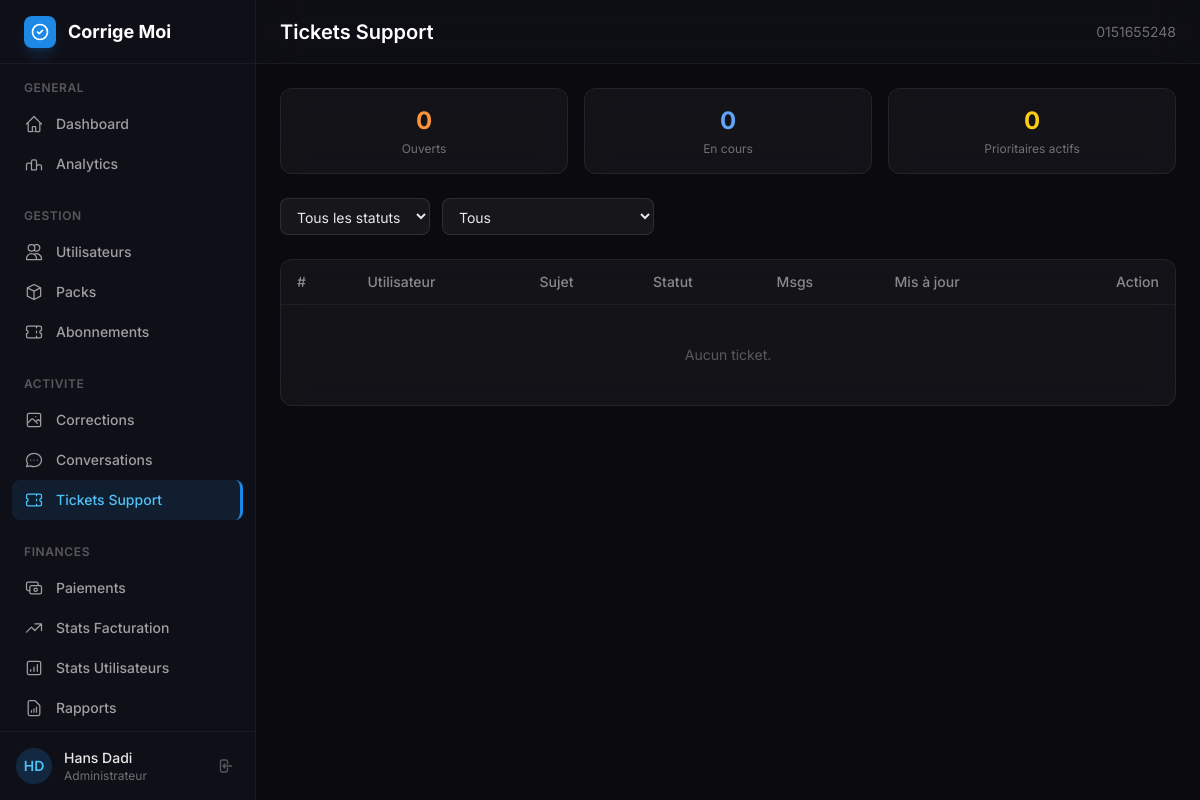
Before: /custom-admin/support/ (signed in) with the older database file.
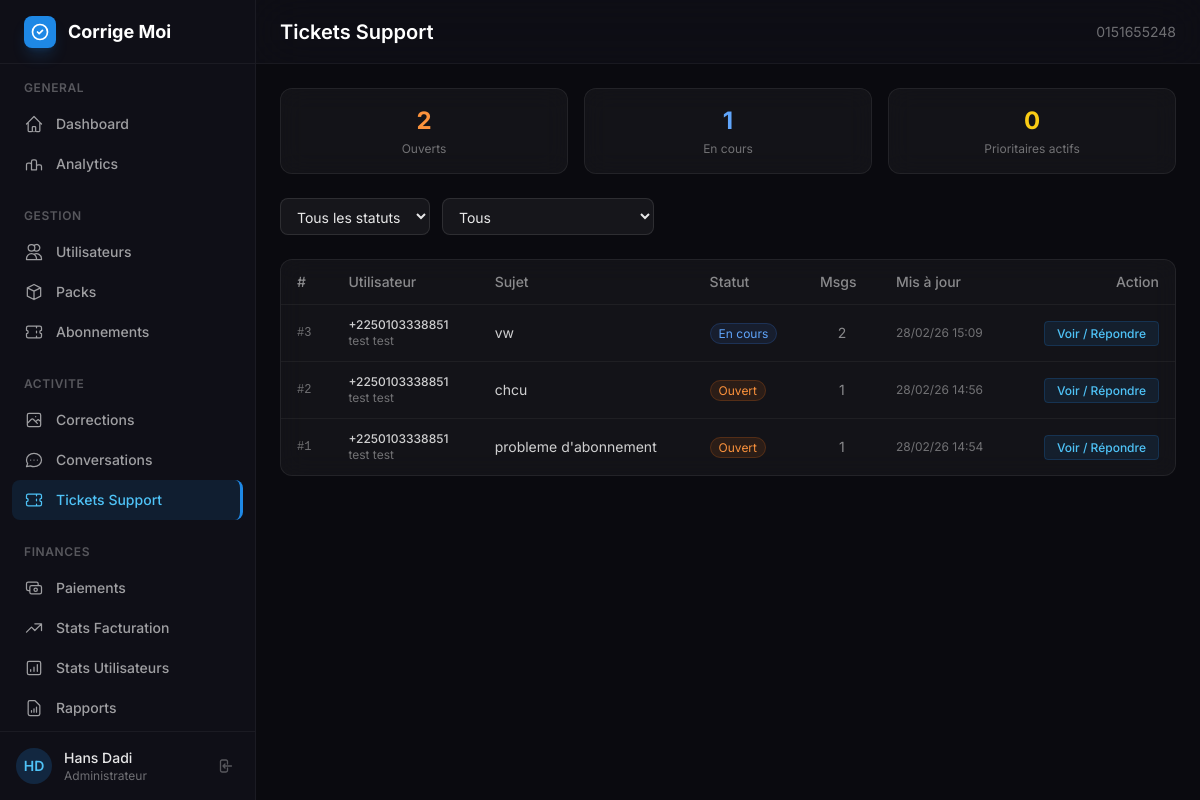
After: the same page with the newer database file.
### treatment/models.py (models this page shows, shortened)
class SupportTicket(models.Model):
    STATUS_CHOICES = [
        ('open', 'Ouvert'),
        ('in_progress', 'En cours'),
        ('closed', 'Fermé'),
    ]
    user = models.ForeignKey(
        CustomUser, on_delete=models.CASCADE, related_name='support_tickets'
    )
    subject = models.CharField(max_length=200)
    status = models.CharField(max_length=20, choices=STATUS_CHOICES, default='open')
    is_priority = models.BooleanField(default=False)
    created_at = models.DateTimeField(auto_now_add=True)
    updated_at = models.DateTimeField(auto_now=True)
    class Meta:
        ordering = ['-is_priority', '-updated_at']
        verbose_name = "Ticket support"
        verbose_name_plural = "Tickets support"
    @property
    def message_count(self):
        return self.messages.count()

### authentification/models.py (models this page shows, shortened)
class CustomUser(AbstractBaseUser, PermissionsMixin):
    ROLE_CHOICES = [('student', 'Élève'), ('teacher', 'Enseignant')]
    phone_number = models.CharField(
        max_length=15,
        unique=True,
        error_messages={
            'unique': _("Un utilisateur avec ce numéro de téléphone existe déjà.")
        }
    )
    email = models.EmailField(blank=True, null=True)
    first_name = models.CharField(max_length=50)
    last_name = models.CharField(max_length=50)
    is_active = models.BooleanField(default=True)
    is_staff = models.BooleanField(default=False)
    is_verified = models.BooleanField(default=False)
    role = models.CharField(max_length=10, choices=ROLE_CHOICES, default='student')
    country = models.CharField(max_length=100, blank=True, null=True)
    school_level = models.CharField(max_length=100, blank=True, null=True)
    institution = models.CharField(max_length=200, blank=True, null=True)
    age = models.PositiveIntegerField(blank=True, null=True)
    date_joined = models.DateTimeField(default=timezone.now)
    USERNAME_FIELD = 'phone_number'
    REQUIRED_FIELDS = ['first_name', 'last_name']
    objects = CustomUserManager()

### custom_admin/views.py (the view)
# urls.py: path('support/', views.admin_support_tickets, name='support_tickets'),
@staff_required
def admin_support_tickets(request):
    tickets = SupportTicket.objects.select_related('user').prefetch_related('messages')
    status_filter = request.GET.get('status', '')
    priority_filter = request.GET.get('priority', '')
    if status_filter:
        tickets = tickets.filter(status=status_filter)
    if priority_filter == '1':
        tickets = tickets.filter(is_priority=True)
    open_count = SupportTicket.objects.filter(status='open').count()
    inprogress_count = SupportTicket.objects.filter(status='in_progress').count()
    priority_count = SupportTicket.objects.filter(is_priority=True).exclude(status='closed').count()
    paginator = Paginator(tickets, 20)
    page_obj = paginator.get_page(request.GET.get('page'))
    return render(request, 'custom_admin/admin/support_tickets.html', {
        'page_obj': page_obj,
        'status_filter': status_filter,
        'priority_filter': priority_filter,
        'open_count': open_count,
        'inprogress_count': inprogress_count,
        'priority_count': priority_count,
    })

### custom_admin/views.py (called while the page is built)
def staff_required(view_func):
    @wraps(view_func)
    def wrapper(request, *args, **kwargs):
        if not request.user.is_authenticated:
            from django.shortcuts import redirect
            return redirect(f'/custom-admin/login/?next={request.path}')
        if not request.user.is_staff:
            from django.shortcuts import render as _render
            return _render(request, '403.html', status=403)
        return view_func(request, *args, **kwargs)
    return wrapper

### custom_admin/templates/custom_admin/admin/support_tickets.html (shortened to what the changed rows need)
{% extends "custom_admin/base_admin.html" %}
{% block page_title %}Tickets Support{% endblock %}
{% block content %}
<div class="space-y-6">
    <div class="grid grid-cols-3 gap-4">
        <div class="glass-card rounded-xl border border-white/[0.07] p-4 text-center">
            <p class="text-2xl font-bold text-orange-400">{{ open_count }}</p>
            <p class="text-xs text-white/40 mt-1">Ouverts</p>
        </div>
        <div class="glass-card rounded-xl border border-white/[0.07] p-4 text-center">
            <p class="text-2xl font-bold text-blue-400">{{ inprogress_count }}</p>
            <p class="text-xs text-white/40 mt-1">En cours</p>
        </div>
    </div>
    <div class="glass-card rounded-xl border border-white/[0.07] overflow-hidden">
        <table class="w-full text-sm">
            <thead>
                <tr class="border-b border-white/5">
                    <th class="px-4 py-3 text-left text-white/50 font-medium">#</th>
                    <th class="px-4 py-3 text-left text-white/50 font-medium">Utilisateur</th>
                    <th class="px-4 py-3 text-left text-white/50 font-medium">Sujet</th>
                    <th class="px-4 py-3 text-left text-white/50 font-medium">Statut</th>
                    <th class="px-4 py-3 text-left text-white/50 font-medium">Msgs</th>
                    <th class="px-4 py-3 text-left text-white/50 font-medium">Mis à jour</th>
                    <th class="px-4 py-3 text-right text-white/50 font-medium">Action</th>
                </tr>
            </thead>
            <tbody class="divide-y divide-white/5">
                {% for ticket in page_obj %}
                <tr class="hover:bg-white/[0.02] transition-colors {% if ticket.is_priority %}border-l-2 border-yellow-500{% endif %}">
                    <td class="px-4 py-3 text-white/40 font-mono text-xs">
                        #{{ ticket.id }}
                    </td>
                    <td class="px-4 py-3">
                        <p class="text-white/80 text-xs font-medium">{{ ticket.user.phone_number }}</p>
                        {% if ticket.user.first_name %}
                        <p class="text-white/40 text-xs">{{ ticket.user.first_name }} {{ ticket.user.last_name }}</p>
                        {% endif %}
                    </td>
                    <td class="px-4 py-3 text-white/80 max-w-xs truncate">{{ ticket.subject }}</td>
                    <td class="px-4 py-3">
                        {% if ticket.status == 'open' %}
                        <span class="px-2 py-0.5 rounded-full text-xs bg-orange-500/10 border border-orange-500/20 text-orange-400">Ouvert</span>
                        {% elif ticket.status == 'in_progress' %}
                        <span class="px-2 py-0.5 rounded-full text-xs bg-blue-500/10 border border-blue-500/20 text-blue-400">En cours</span>
                        {% else %}
                        <span class="px-2 py-0.5 rounded-full text-xs bg-white/5 border border-white/10 text-white/40">Fermé</span>
                        {% endif %}
                    </td>
                    <td class="px-4 py-3 text-white/50 text-center">{{ ticket.message_count }}</td>
                    <td class="px-4 py-3 text-white/40 text-xs">{{ ticket.updated_at|date:"d/m/y H:i" }}</td>
                    <td class="px-4 py-3 text-right">
                        <a href="{% url 'custom_admin:support_ticket_detail' ticket_id=ticket.id %}"
                           class="px-3 py-1 text-xs font-medium bg-primary-500/10 border border-primary-500/20 text-primary-400 rounded hover:bg-primary-500/20 transition-colors">
                            Voir / Répondre
                        </a>
                    </td>
                </tr>
                {% empty %}
                <tr>
                    <td colspan="7" class="px-4 py-10 text-center text-white/30 text-sm">Aucun ticket.</td>
                </tr>
                {% endfor %}
            </tbody>
        </table>
    </div>
</div>
{% endblock %}

Changed rows visible on the page:
added SupportTicket: id "3", user.phone_number "+2250103338851", user.first_name "test", user.last_name "test", subject "vw", status "En cours", message_count "2", updated_at "28/02/26 15:09"
added SupportTicket: id "2", user.phone_number "+2250103338851", user.first_name "test", user.last_name "test", subject "chcu", status "Ouvert", message_count "1", updated_at "28/02/26 14:56"
added SupportTicket: id "1", user.phone_number "+2250103338851", user.first_name "test", user.last_name "test", subject "probleme d'abonnement", status "Ouvert", message_count "1", updated_at "28/02/26 14:54"
Other visible differences:
{{ open_count }}: "0" → "2"
{{ inprogress_count }}: "0" → "1"
text no longer shown: "Aucun ticket."
